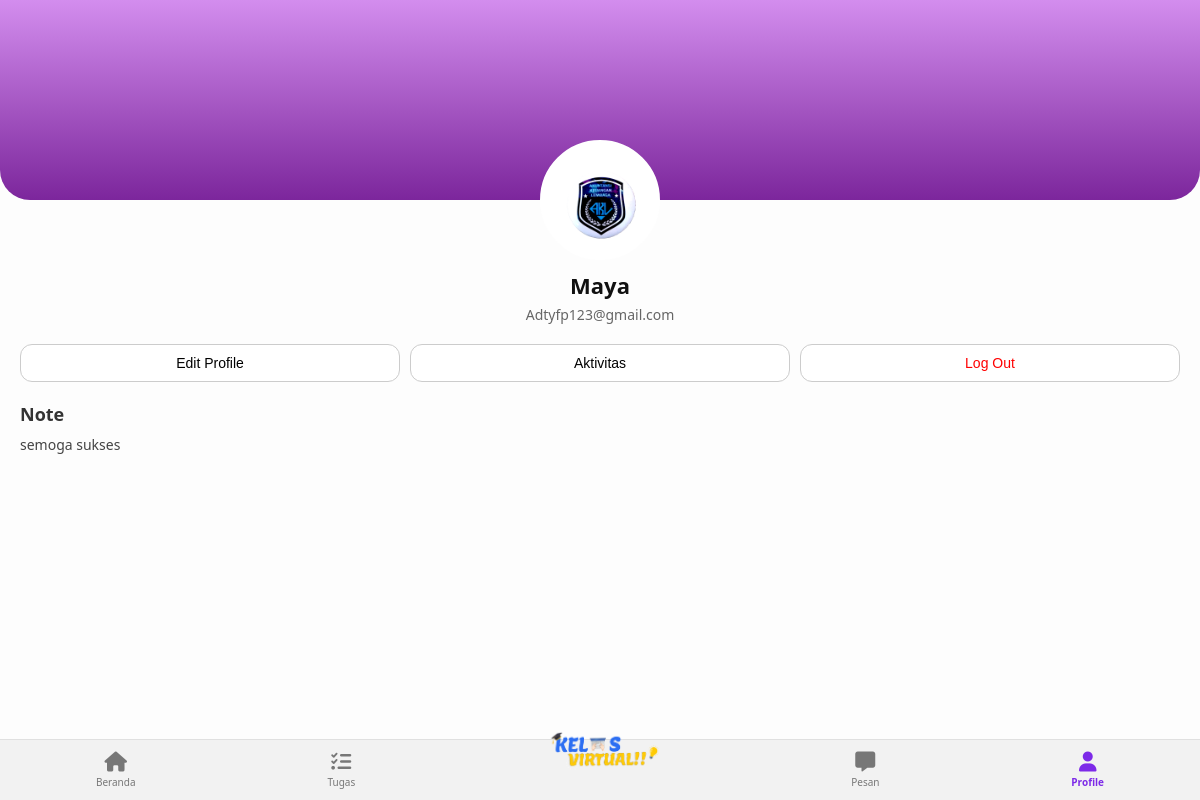
The app's page /profile.php (signed in) with its own data.
### tables this page shows
CREATE TABLE `users` (
  `id` int NOT NULL,
  `name` varchar(100) NOT NULL,
  `email` varchar(100) NOT NULL,
  `nim` varchar(50) NOT NULL,
  `note` text NOT NULL,
  `password` varchar(255) NOT NULL,
  `profile_picture` varchar(255) DEFAULT 'default.jpg'
);

### profile.php (the view, shortened to what this page needs)
<?php
require_once 'koneksi.php';
$stmt = $pdo->prepare("SELECT * FROM users WHERE id = ?");
$stmt->execute([$_SESSION['user_id']]);
$user = $stmt->fetch(PDO::FETCH_ASSOC);
?>
<!DOCTYPE html>
<html lang="en">
<head>
  <link rel="stylesheet" href="https://cdnjs.cloudflare.com/ajax/libs/font-awesome/6.4.0/css/all.min.css">
  <link rel="stylesheet" href="css/profile.css">
</head>
<body>
  <div class="profile-container">
    <div class="profile-header"></div>
    <div class="profile-picture">
      <?php if ($user['profile_picture'] && file_exists('uploads/'.$user['profile_picture'])): ?>
        <img src="uploads/<?= htmlspecialchars($user['profile_picture']) ?>" alt="Profile Picture">
      <?php else: ?>
        <i class="fas fa-user"></i>
      <?php endif; ?>
    </div>
    <div class="profile-info">
      <h1><?= htmlspecialchars($user['name']) ?></h1>
      <p><?= htmlspecialchars($user['email']) ?></p>
    </div>
    <div class="action-buttons">
<button class="btn-edit" onclick="openModal()">Edit Profile</button>
      <button class="btn-activity" onclick="location.href='aktivitas.php'">Aktivitas</button>
      <button class="btn-logout" onclick="logout()">Log Out</button>
    </div>
    <div class="note-section">
      <h2>Note</h2>
      <p><?= $user['note'] ? nl2br(htmlspecialchars($user['note'])) : 'Tidak ada catatan' ?>
      </p>
    </div>
  </div>
  <nav class="bottom-nav">
    <a href="index.php" id="nav-beranda" class="nav-item">
      <i class="fas fa-home"></i>
      <span>Beranda</span>
    </a>
    <a href="tugas.php" id="nav-tugas" class="nav-item">
      <i class="fas fa-tasks"></i>
      <span>Tugas</span>
    </a>
    <div class="nav-logo-wrapper">
      <a href="index.php" class="nav-logo">
        <img src="asset/kelas.png" alt="Kelas Virtual">
      </a>
    </div>
    <a href="pesan.php" id="nav-pesan" class="nav-item">
      <i class="fas fa-comment-alt"></i>
      <span>Pesan</span>
    </a>
    <a href="profile.php" id="nav-profil" class="nav-item">
      <i class="fas fa-user"></i>
      <span>Profile</span>
    </a>
  </nav>
</body>
</html>

### css/profile.css (style rules this page uses)
* { margin: 0; padding: 0; box-sizing: border-box; }
body { font-family: 'Segoe UI', sans-serif; background-color: #fdfdfd; color: #333; padding-bottom: 90px; }
.profile-container { text-align: center; }
.profile-header { height: 200px; background: linear-gradient(to bottom, #D38DEE, #7C269C); border-bottom-left-radius: 30px; border-bottom-right-radius: 30px; }
.profile-picture { margin-top: -60px; width: 120px; height: 120px; border-radius: 50%; background-color: white; margin-left: auto; margin-right: auto; display: flex; justify-content: center; align-items: center; overflow: hidden; border: 3px solid #fff; }
.profile-picture img { width: 100%; height: auto; }
.profile-info h1 { font-size: 22px; margin: 10px 0 5px; color: #111; }
.profile-info p { font-size: 14px; color: #666; }
.action-buttons { display: flex; justify-content: center; flex-wrap: wrap; gap: 10px; margin: 20px 0; padding: 0 20px; }
.action-buttons button { flex: 1; padding: 10px; border-radius: 12px; border: 1px solid #ccc; background-color: #fff; cursor: pointer; font-size: 14px; transition: all 0.2s ease; }
.btn-logout { color: red; border: 1px solid red; }
.note-section { text-align: left; padding: 0 20px; margin-top: 20px; }
.note-section h2 { font-size: 18px; margin-bottom: 8px; font-weight: bold; }
.note-section p { font-size: 14px; color: #444; line-height: 1.5; }
.bottom-nav { position: fixed; bottom: 0; left: 0; right: 0; background-color: #F2F2F2; display: flex; justify-content: space-around; align-items: center; padding: 10px 0; border-top: 1px solid #e0e0e0; z-index: 1000; }
.nav-item { display: flex; flex-direction: column; align-items: center; font-size: 10px; color: #777; text-decoration: none; transition: color 0.3s ease; }
.nav-item i { font-size: 20px; margin-bottom: 3px; }
.nav-item.active { color: #7D2AE8; font-weight: bold; }
.nav-logo-wrapper { position: relative; top: -20px; z-index: 10; }
.nav-logo img { height: 40px; width: auto; display: block; transition: transform 0.3s ease; }

### records on screen
users: profile_picture (picture), name "Maya", email "Adtyfp123@gmail.com", note "semoga sukses"
